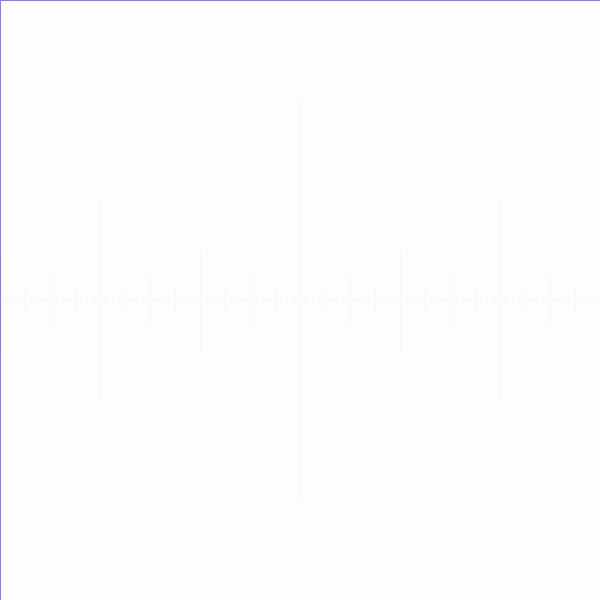
Frame 1 (no input)
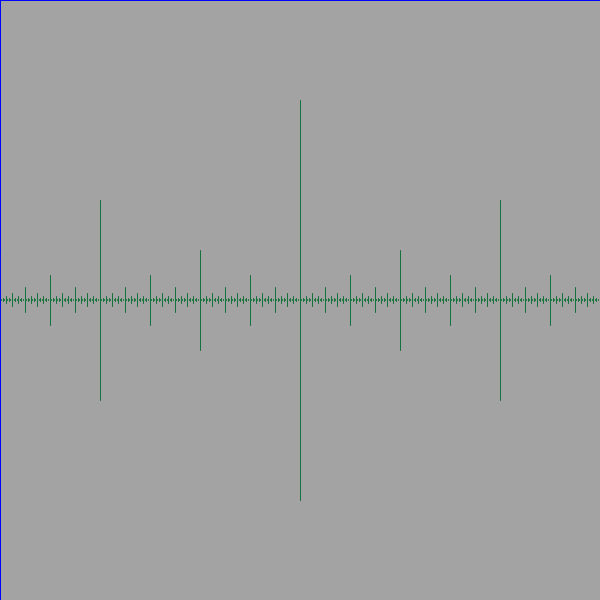
Frame 60 (the mouse pressed at the canvas centre just before this capture)
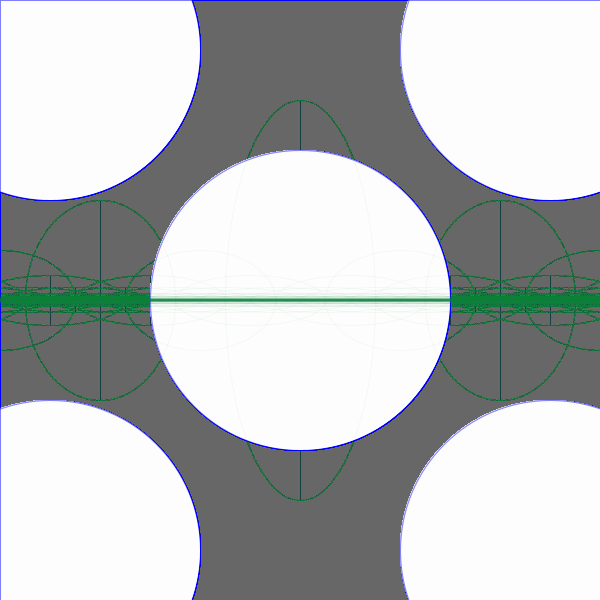
Frame 120 (the mouse held since frame 60 and released just before this capture)

The Processing sketch that drew these frames (run headless with seeded random() and noise(); from frame 60 on, the mouse is pressed at the canvas centre):

// Processing sketch: processing_142704
// ── processing_142704.pde

void setup() {
  size(600, 600);
   background(255);
 smooth();
 stroke(0,127,250,255);
 noFill();
  
}
  
void draw () {
  fill(mouseX, mouseY, mouseY, mouseX);
  stroke(0, 0, 255, 127);
  ellipse(300, 300, mouseX, mouseY);
  ellipse(50, 50, mouseX, mouseY);
  ellipse(50, 550, mouseX, mouseY);
  ellipse(550, 50, mouseX, mouseY);
  ellipse(550, 550, mouseX, mouseY);
 
  ellipse(300, 300, mouseY, mouseX);
  ellipse(50, 50, mouseY, mouseX);
  ellipse(50, 550, mouseY, mouseX);
  ellipse(550, 50, mouseY, mouseX);
  ellipse(550, 550, mouseY, mouseX);
  
 fill(0,2);
 rect(0,0, width, height);
 noFill();
 
 stroke(0, 127, 50, 10);
 noFill();
 drawCircle(width/2,height/2, 400);
 }
 
 void drawCircle(float x, float y, float radius) {
   ellipse(x, y, mouseX/2, radius);
   if(radius > 2) {
     drawCircle(x + radius/2, y, radius/2);
     drawCircle(x - radius/2, y, radius/2);
   }
 
 
}
